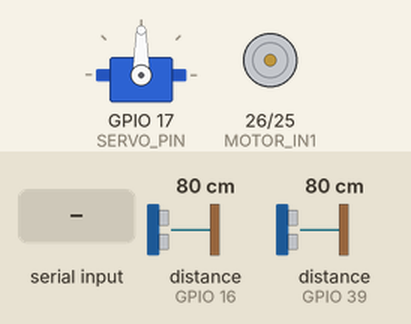
This sketch was run on a simulated ESP32. Shown: servo, motor-driver pin pairs drawn as motors (green arrow = first pin HIGH = forward, orange = second pin HIGH = backward, longer = more drive, scaled by the enable pin). Wiring (inferred from the names in the program): 2 × ultrasonic range finder: trigger GPIO 4, echo GPIO 16 / trigger GPIO 13, echo GPIO 39. Inputs (shaded band) come from the test bench; at power-on: distance to the obstacle (sensors on GPIO 16, GPIO 39) 80 cm. The echo pulse lasts 58.3 µs per cm; what the sketch prints to the serial monitor is not drawn.

Above: at 1.2 s.
1.3 s: "FORWARD\n" received over Serial
At 2.1 s:
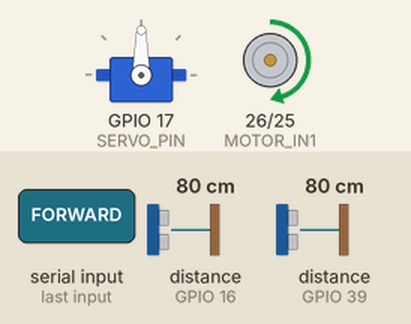
2.8 s: "BACKWARD\n" received over Serial
At 3.3 s:
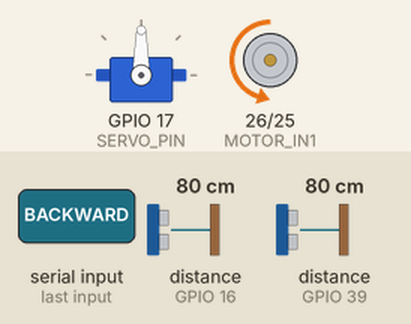
4.3 s: "TURN_RIGHT\n" received over Serial
At 5.5 s:
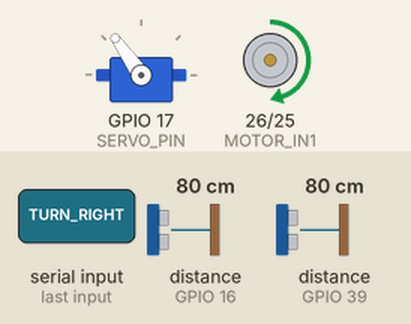
5.8 s: "TURN_LEFT\n" received over Serial
At 6.8 s:
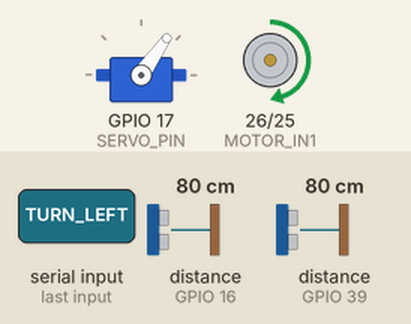
7.3 s: "BACK_RIGHT\n" received over Serial
At 7.9 s:
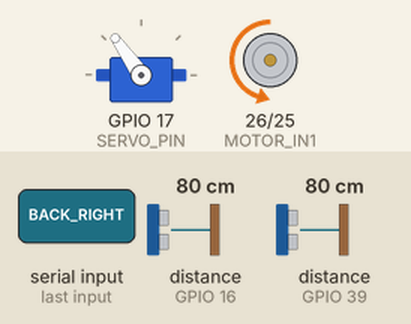
Timing chart, 0 to 9.8 s (numbered marks = the images above; inputs shaded):
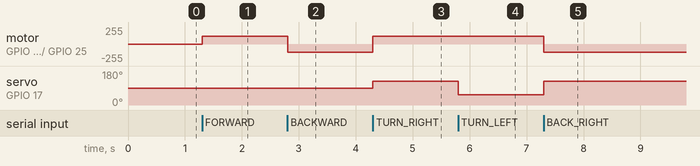

The sketch:

ultrasonic_arduino_v2.ino
```cpp
#include <ESP32Servo.h>

// ══════════════════════════════════════════════════════════════════════════════
//  ULTRASONIC PINS
//  Hardware: LEFT ultrasonic + RIGHT ultrasonic
//  Serial output:
//      USL <cm>
//      USR <cm>
// ══════════════════════════════════════════════════════════════════════════════

// LEFT ultrasonic
#define LEFT_TRIG_PIN  13
#define LEFT_ECHO_PIN  39

// RIGHT ultrasonic
#define RIGHT_TRIG_PIN 4
#define RIGHT_ECHO_PIN 16

// Send ultrasonic data every 100 ms
unsigned long lastUltrasonicTime = 0;
const unsigned long ULTRASONIC_INTERVAL = 100;

// ══════════════════════════════════════════════════════════════════════════════
//  MOTOR / SERVO PINS
// ══════════════════════════════════════════════════════════════════════════════
#define SERVO_PIN     17
#define MOTOR_IN1     26
#define MOTOR_IN2     25
#define MOTOR_PWM_PIN 33
#define MOTOR_PWM_CH  2
#define MOTOR_FREQ    20000
#define MOTOR_RES     8

// ══════════════════════════════════════════════════════════════════════════════
//  SERVO SETTINGS
//  right = +, left = -
// ══════════════════════════════════════════════════════════════════════════════
const int SERVO_MIN = 35;
const int SERVO_MAX = 145;
const int SERVO_MID = 90;

const int TURN_AMT    = 35;
const int CORRECT_AMT = 25;
const int NUDGE_AMT   = 4;

// ══════════════════════════════════════════════════════════════════════════════
//  MOTOR SETTINGS
// ══════════════════════════════════════════════════════════════════════════════
const int MOTOR_SPEED = 120;

// ══════════════════════════════════════════════════════════════════════════════
Servo myServo;
int servoAngle = SERVO_MID;

// Serial command buffer
char buf[40];
uint8_t idx = 0;

// ══════════════════════════════════════════════════════════════════════════════
//  MOTOR / SERVO HELPERS
// ══════════════════════════════════════════════════════════════════════════════
void motorForward() {
  digitalWrite(MOTOR_IN1, HIGH);
  digitalWrite(MOTOR_IN2, LOW);
  ledcWrite(MOTOR_PWM_CH, MOTOR_SPEED);
}

void motorBackward() {
  digitalWrite(MOTOR_IN1, LOW);
  digitalWrite(MOTOR_IN2, HIGH);
  ledcWrite(MOTOR_PWM_CH, MOTOR_SPEED);
}

void motorStop() {
  digitalWrite(MOTOR_IN1, LOW);
  digitalWrite(MOTOR_IN2, LOW);
  ledcWrite(MOTOR_PWM_CH, 0);
}

void motorDriveForward(int speed) {
  speed = constrain(speed, 0, 255);

  if (speed == 0) {
    motorStop();
    return;
  }

  digitalWrite(MOTOR_IN1, HIGH);
  digitalWrite(MOTOR_IN2, LOW);
  ledcWrite(MOTOR_PWM_CH, speed);
}

void motorDriveBackward(int speed) {
  speed = constrain(speed, 0, 255);

  if (speed == 0) {
    motorStop();
    return;
  }

  digitalWrite(MOTOR_IN1, LOW);
  digitalWrite(MOTOR_IN2, HIGH);
  ledcWrite(MOTOR_PWM_CH, speed);
}

void setServo(int angle) {
  servoAngle = constrain(angle, SERVO_MIN, SERVO_MAX);
  myServo.write(servoAngle);
}

// ══════════════════════════════════════════════════════════════════════════════
//  ULTRASONIC FUNCTIONS
// ══════════════════════════════════════════════════════════════════════════════
float readUltrasonicCm(int trigPin, int echoPin) {
  digitalWrite(trigPin, LOW);
  delayMicroseconds(2);

  digitalWrite(trigPin, HIGH);
  delayMicroseconds(10);
  digitalWrite(trigPin, LOW);

  long duration = pulseIn(echoPin, HIGH, 25000);  // 25 ms timeout

  if (duration == 0) {
    return -1.0;   // no echo
  }

  float distance = (duration * 0.0343) / 2.0;
  return distance;
}

void sendUltrasonicData() {
  float leftCm = readUltrasonicCm(LEFT_TRIG_PIN, LEFT_ECHO_PIN);
  delay(5);  // small delay to reduce ultrasonic interference

  float rightCm = readUltrasonicCm(RIGHT_TRIG_PIN, RIGHT_ECHO_PIN);

  // LEFT ultrasonic data
  if (leftCm < 0) {
    Serial.println("USL NO_ECHO");
  } else {
    Serial.print("USL ");
    Serial.println(leftCm, 2);
  }

  // RIGHT ultrasonic data
  if (rightCm < 0) {
    Serial.println("USR NO_ECHO");
  } else {
    Serial.print("USR ");
    Serial.println(rightCm, 2);
  }
}

// ══════════════════════════════════════════════════════════════════════════════
//  COMMAND HANDLER
// ══════════════════════════════════════════════════════════════════════════════
void handleCommand(char* cmd) {
  // Forward proportional drive:
  // DRIVE <steerDeg> <speed>
  // Example: DRIVE -20 110
  if (strncmp(cmd, "DRIVE ", 6) == 0) {
    int steer = 0;
    int spd = 0;

    if (sscanf(cmd + 6, "%d %d", &steer, &spd) == 2) {
      setServo(SERVO_MID + steer);
      motorDriveForward(spd);

      Serial.print("OK DRIVE s=");
      Serial.print(servoAngle);
      Serial.print(" v=");
      Serial.println(spd);
    } else {
      Serial.println("BAD DRIVE");
    }

    return;
  }

  // Backward proportional drive:
  // BACK <steerDeg> <speed>
  // Example: BACK 15 90
  if (strncmp(cmd, "BACK ", 5) == 0) {
    int steer = 0;
    int spd = 0;

    if (sscanf(cmd + 5, "%d %d", &steer, &spd) == 2) {
      setServo(SERVO_MID + steer);
      motorDriveBackward(spd);

      Serial.print("OK BACK s=");
      Serial.print(servoAngle);
      Serial.print(" v=");
      Serial.println(spd);
    } else {
      Serial.println("BAD BACK");
    }

    return;
  }

  // Discrete commands
  if      (strcmp(cmd, "FORWARD")       == 0) { setServo(SERVO_MID);               motorForward();  }
  else if (strcmp(cmd, "BACKWARD")      == 0) { setServo(SERVO_MID);               motorBackward(); }
  else if (strcmp(cmd, "STOP")          == 0) { setServo(SERVO_MID);               motorStop();     }

  else if (strcmp(cmd, "TURN_RIGHT")    == 0) { setServo(SERVO_MID + TURN_AMT);    motorForward();  }
  else if (strcmp(cmd, "TURN_LEFT")     == 0) { setServo(SERVO_MID - TURN_AMT);    motorForward();  }

  else if (strcmp(cmd, "BACK_RIGHT")    == 0) { setServo(SERVO_MID + TURN_AMT);    motorBackward(); }
  else if (strcmp(cmd, "BACK_LEFT")     == 0) { setServo(SERVO_MID - TURN_AMT);    motorBackward(); }

  else if (strcmp(cmd, "CORRECT_RIGHT") == 0) { setServo(SERVO_MID + CORRECT_AMT); motorForward();  }
  else if (strcmp(cmd, "CORRECT_LEFT")  == 0) { setServo(SERVO_MID - CORRECT_AMT); motorForward();  }

  else if (strcmp(cmd, "NUDGE_RIGHT")   == 0) { setServo(SERVO_MID + NUDGE_AMT);   motorForward();  }
  else if (strcmp(cmd, "NUDGE_LEFT")    == 0) { setServo(SERVO_MID - NUDGE_AMT);   motorForward();  }

  else {
    Serial.print("Unknown cmd: ");
    Serial.println(cmd);
    return;
  }

  Serial.print("OK ");
  Serial.print(cmd);
  Serial.print(" servo=");
  Serial.println(servoAngle);
}

// ══════════════════════════════════════════════════════════════════════════════
//  SETUP
// ══════════════════════════════════════════════════════════════════════════════
void setup() {
  Serial.begin(115200);

  // Ultrasonic sensors
  pinMode(LEFT_TRIG_PIN, OUTPUT);
  pinMode(LEFT_ECHO_PIN, INPUT);
  digitalWrite(LEFT_TRIG_PIN, LOW);

  pinMode(RIGHT_TRIG_PIN, OUTPUT);
  pinMode(RIGHT_ECHO_PIN, INPUT);
  digitalWrite(RIGHT_TRIG_PIN, LOW);

  // Servo
  ESP32PWM::allocateTimer(0);
  myServo.setPeriodHertz(50);
  myServo.attach(SERVO_PIN);
  myServo.write(SERVO_MID);

  // Motor
  pinMode(MOTOR_IN1, OUTPUT);
  pinMode(MOTOR_IN2, OUTPUT);

  ledcSetup(MOTOR_PWM_CH, MOTOR_FREQ, MOTOR_RES);
  ledcAttachPin(MOTOR_PWM_PIN, MOTOR_PWM_CH);

  motorStop();

  Serial.println("ESP32 ready");
}

// ══════════════════════════════════════════════════════════════════════════════
//  LOOP
// ══════════════════════════════════════════════════════════════════════════════
void loop() {
  // 1. Read Jetson commands
  while (Serial.available()) {
    char c = Serial.read();

    if (c == '\n' || c == '\r') {
      if (idx > 0) {
        buf[idx] = '\0';
        handleCommand(buf);
        idx = 0;
      }
    } else if (idx < sizeof(buf) - 1) {
      buf[idx++] = c;
    }
  }

  // 2. Send ultrasonic data every 100 ms
  unsigned long now = millis();

  if (now - lastUltrasonicTime >= ULTRASONIC_INTERVAL) {
    lastUltrasonicTime = now;
    sendUltrasonicData();
  }
}
```

Measured:
- after the input at 1.3 s, motor on GPIO 26 (MOTOR_IN1) / GPIO 25 (MOTOR_IN2): stopped → forward 120/255 at once
- after the input at 2.8 s, motor on GPIO 26 (MOTOR_IN1) / GPIO 25 (MOTOR_IN2): forward 120/255 → backward 120/255 at once
- after the input at 4.3 s, motor on GPIO 26 (MOTOR_IN1) / GPIO 25 (MOTOR_IN2): backward 120/255 → forward 120/255 at once; servo on GPIO 17 (SERVO_PIN): 90° → 125° at once
- after the input at 5.8 s, servo on GPIO 17 (SERVO_PIN): 125° → 55° at once
- after the input at 7.3 s, motor on GPIO 26 (MOTOR_IN1) / GPIO 25 (MOTOR_IN2): forward 120/255 → backward 120/255 at once; servo on GPIO 17 (SERVO_PIN): 55° → 125° at once
